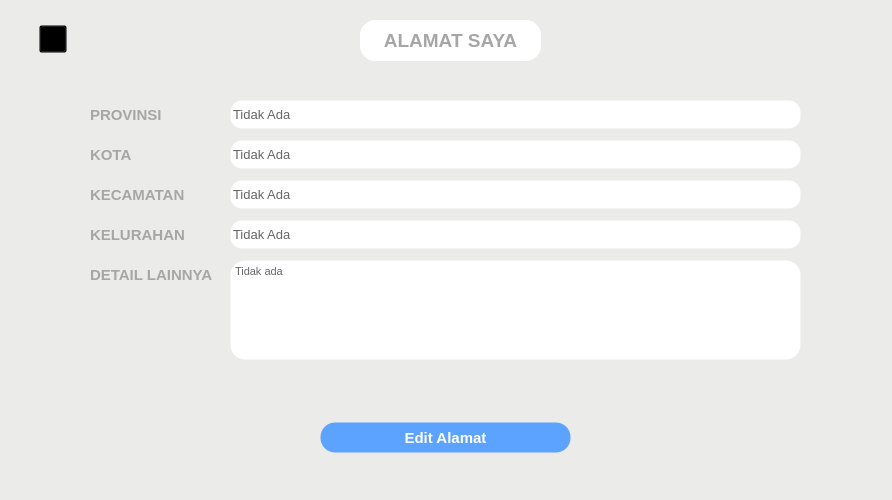
<?xml version="1.0" encoding="UTF-8"?>
<ui version="4.0">
 <class>form_alamatSy</class>
 <widget class="QWidget" name="form_alamatSy">
  <property name="geometry">
   <rect>
    <x>0</x>
    <y>0</y>
    <width>892</width>
    <height>500</height>
   </rect>
  </property>
  <property name="windowTitle">
   <string>ALAMAT SAYA</string>
  </property>
  <property name="windowIcon">
   <iconset resource="../Resources_rc/resources.qrc">
    <normaloff>:/LogoAndWindowsIcon/Aset/LogoIconSolusiku-final.png</normaloff>:/LogoAndWindowsIcon/Aset/LogoIconSolusiku-final.png</iconset>
  </property>
  <property name="styleSheet">
   <string notr="true">background-color: #ebebea;</string>
  </property>
  <widget class="QLabel" name="lb">
   <property name="geometry">
    <rect>
     <x>360</x>
     <y>20</y>
     <width>181</width>
     <height>41</height>
    </rect>
   </property>
   <property name="font">
    <font>
     <family>Nirmala UI</family>
     <pointsize>14</pointsize>
     <weight>75</weight>
     <bold>true</bold>
    </font>
   </property>
   <property name="styleSheet">
    <string notr="true">border: 1px solid #ffffff;
border-radius: 15px;
background-color: #ffffff;
color: #a6a6a6;</string>
   </property>
   <property name="text">
    <string>ALAMAT SAYA</string>
   </property>
   <property name="alignment">
    <set>Qt::AlignCenter</set>
   </property>
  </widget>
  <widget class="QLabel" name="label">
   <property name="geometry">
    <rect>
     <x>90</x>
     <y>93</y>
     <width>81</width>
     <height>31</height>
    </rect>
   </property>
   <property name="font">
    <font>
     <family>Nirmala UI</family>
     <pointsize>11</pointsize>
     <weight>75</weight>
     <bold>true</bold>
    </font>
   </property>
   <property name="styleSheet">
    <string notr="true">color: #a6a6a6;</string>
   </property>
   <property name="text">
    <string>PROVINSI</string>
   </property>
   <property name="alignment">
    <set>Qt::AlignBottom|Qt::AlignLeading|Qt::AlignLeft</set>
   </property>
  </widget>
  <widget class="QLabel" name="label_2">
   <property name="geometry">
    <rect>
     <x>90</x>
     <y>133</y>
     <width>81</width>
     <height>31</height>
    </rect>
   </property>
   <property name="font">
    <font>
     <family>Nirmala UI</family>
     <pointsize>11</pointsize>
     <weight>75</weight>
     <bold>true</bold>
    </font>
   </property>
   <property name="styleSheet">
    <string notr="true">color: #a6a6a6;</string>
   </property>
   <property name="text">
    <string>KOTA</string>
   </property>
   <property name="alignment">
    <set>Qt::AlignBottom|Qt::AlignLeading|Qt::AlignLeft</set>
   </property>
  </widget>
  <widget class="QLabel" name="label_3">
   <property name="geometry">
    <rect>
     <x>90</x>
     <y>173</y>
     <width>101</width>
     <height>31</height>
    </rect>
   </property>
   <property name="font">
    <font>
     <family>Nirmala UI</family>
     <pointsize>11</pointsize>
     <weight>75</weight>
     <bold>true</bold>
    </font>
   </property>
   <property name="styleSheet">
    <string notr="true">color: #a6a6a6;</string>
   </property>
   <property name="text">
    <string>KECAMATAN</string>
   </property>
   <property name="alignment">
    <set>Qt::AlignBottom|Qt::AlignLeading|Qt::AlignLeft</set>
   </property>
  </widget>
  <widget class="QLabel" name="label_4">
   <property name="geometry">
    <rect>
     <x>90</x>
     <y>213</y>
     <width>101</width>
     <height>31</height>
    </rect>
   </property>
   <property name="font">
    <font>
     <family>Nirmala UI</family>
     <pointsize>11</pointsize>
     <weight>75</weight>
     <bold>true</bold>
    </font>
   </property>
   <property name="styleSheet">
    <string notr="true">color: #a6a6a6;</string>
   </property>
   <property name="text">
    <string>KELURAHAN</string>
   </property>
   <property name="alignment">
    <set>Qt::AlignBottom|Qt::AlignLeading|Qt::AlignLeft</set>
   </property>
  </widget>
  <widget class="QLabel" name="label_5">
   <property name="geometry">
    <rect>
     <x>90</x>
     <y>253</y>
     <width>131</width>
     <height>31</height>
    </rect>
   </property>
   <property name="font">
    <font>
     <family>Nirmala UI</family>
     <pointsize>11</pointsize>
     <weight>75</weight>
     <bold>true</bold>
    </font>
   </property>
   <property name="styleSheet">
    <string notr="true">color: #a6a6a6;</string>
   </property>
   <property name="text">
    <string>DETAIL LAINNYA</string>
   </property>
   <property name="alignment">
    <set>Qt::AlignBottom|Qt::AlignLeading|Qt::AlignLeft</set>
   </property>
  </widget>
  <widget class="QPushButton" name="btnEdit_alamat">
   <property name="geometry">
    <rect>
     <x>320</x>
     <y>422</y>
     <width>251</width>
     <height>31</height>
    </rect>
   </property>
   <property name="font">
    <font>
     <family>Nirmala UI</family>
     <pointsize>11</pointsize>
     <weight>75</weight>
     <bold>true</bold>
    </font>
   </property>
   <property name="styleSheet">
    <string notr="true">border: 1px solid transparent;
border-radius: 15px;
background-color: #5ca2ff;
color: #ffffff;</string>
   </property>
   <property name="text">
    <string>Edit Alamat</string>
   </property>
  </widget>
  <widget class="QPushButton" name="btn_back">
   <property name="geometry">
    <rect>
     <x>39</x>
     <y>25</y>
     <width>28</width>
     <height>28</height>
    </rect>
   </property>
   <property name="styleSheet">
    <string notr="true">background-color:transparent;</string>
   </property>
   <property name="text">
    <string/>
   </property>
   <property name="icon">
    <iconset resource="../Resources_rc/resources.qrc">
     <normaloff>:/Images/Aset/btn_back_noBG.png</normaloff>:/Images/Aset/btn_back_noBG.png</iconset>
   </property>
   <property name="iconSize">
    <size>
     <width>28</width>
     <height>28</height>
    </size>
   </property>
  </widget>
  <widget class="QTextEdit" name="txtDetail">
   <property name="geometry">
    <rect>
     <x>230</x>
     <y>260</y>
     <width>571</width>
     <height>100</height>
    </rect>
   </property>
   <property name="font">
    <font>
     <family>Nirmala UI</family>
     <pointsize>10</pointsize>
    </font>
   </property>
   <property name="styleSheet">
    <string notr="true">border : 1px solid transparent;
border-radius : 15px;
background-color: white;
color: #666666;</string>
   </property>
   <property name="html">
    <string>&lt;!DOCTYPE HTML PUBLIC &quot;-//W3C//DTD HTML 4.0//EN&quot; &quot;http://www.w3.org/TR/REC-html40/strict.dtd&quot;&gt;
&lt;html&gt;&lt;head&gt;&lt;meta name=&quot;qrichtext&quot; content=&quot;1&quot; /&gt;&lt;style type=&quot;text/css&quot;&gt;
p, li { white-space: pre-wrap; }
&lt;/style&gt;&lt;/head&gt;&lt;body style=&quot; font-family:'Nirmala UI'; font-size:10pt; font-weight:400; font-style:normal;&quot;&gt;
&lt;p style=&quot; margin-top:0px; margin-bottom:0px; margin-left:0px; margin-right:0px; -qt-block-indent:0; text-indent:0px;&quot;&gt;&lt;span style=&quot; font-family:'MS Shell Dlg 2'; font-size:8.25pt;&quot;&gt;Tidak ada&lt;/span&gt;&lt;/p&gt;&lt;/body&gt;&lt;/html&gt;</string>
   </property>
   <property name="placeholderText">
    <string/>
   </property>
  </widget>
  <widget class="QLabel" name="shadow_blue">
   <property name="geometry">
    <rect>
     <x>0</x>
     <y>75</y>
     <width>892</width>
     <height>425</height>
    </rect>
   </property>
   <property name="styleSheet">
    <string notr="true">background-color: transparent;</string>
   </property>
   <property name="text">
    <string/>
   </property>
   <property name="pixmap">
    <pixmap resource="../Resources_rc/resources.qrc">:/Images/Aset/Shadow_blue.jpg</pixmap>
   </property>
   <property name="scaledContents">
    <bool>true</bool>
   </property>
  </widget>
  <widget class="QLineEdit" name="txtKell">
   <property name="geometry">
    <rect>
     <x>230</x>
     <y>220</y>
     <width>571</width>
     <height>29</height>
    </rect>
   </property>
   <property name="font">
    <font>
     <family>Nirmala UI</family>
     <pointsize>10</pointsize>
    </font>
   </property>
   <property name="styleSheet">
    <string notr="true">border : 1px solid transparent;
border-radius : 12px;
background-color: white;
color: #666666;</string>
   </property>
   <property name="text">
    <string>Tidak Ada</string>
   </property>
   <property name="alignment">
    <set>Qt::AlignLeading|Qt::AlignLeft|Qt::AlignVCenter</set>
   </property>
   <property name="placeholderText">
    <string/>
   </property>
  </widget>
  <widget class="QLineEdit" name="txtProvv">
   <property name="geometry">
    <rect>
     <x>230</x>
     <y>100</y>
     <width>571</width>
     <height>29</height>
    </rect>
   </property>
   <property name="font">
    <font>
     <family>Nirmala UI</family>
     <pointsize>10</pointsize>
    </font>
   </property>
   <property name="styleSheet">
    <string notr="true">border : 1px solid transparent;
border-radius : 12px;
background-color: white;
color: #666666;</string>
   </property>
   <property name="text">
    <string>Tidak Ada</string>
   </property>
   <property name="alignment">
    <set>Qt::AlignLeading|Qt::AlignLeft|Qt::AlignVCenter</set>
   </property>
   <property name="placeholderText">
    <string/>
   </property>
  </widget>
  <widget class="QLineEdit" name="txtKecc">
   <property name="geometry">
    <rect>
     <x>230</x>
     <y>180</y>
     <width>571</width>
     <height>29</height>
    </rect>
   </property>
   <property name="font">
    <font>
     <family>Nirmala UI</family>
     <pointsize>10</pointsize>
    </font>
   </property>
   <property name="styleSheet">
    <string notr="true">border : 1px solid transparent;
border-radius : 12px;
background-color: white;
color: #666666;</string>
   </property>
   <property name="text">
    <string>Tidak Ada</string>
   </property>
   <property name="alignment">
    <set>Qt::AlignLeading|Qt::AlignLeft|Qt::AlignVCenter</set>
   </property>
   <property name="placeholderText">
    <string/>
   </property>
  </widget>
  <widget class="QLineEdit" name="txtKotaa">
   <property name="geometry">
    <rect>
     <x>230</x>
     <y>140</y>
     <width>571</width>
     <height>29</height>
    </rect>
   </property>
   <property name="font">
    <font>
     <family>Nirmala UI</family>
     <pointsize>10</pointsize>
    </font>
   </property>
   <property name="styleSheet">
    <string notr="true">border : 1px solid transparent;
border-radius : 12px;
background-color: white;
color: #666666;</string>
   </property>
   <property name="text">
    <string>Tidak Ada</string>
   </property>
   <property name="alignment">
    <set>Qt::AlignLeading|Qt::AlignLeft|Qt::AlignVCenter</set>
   </property>
   <property name="placeholderText">
    <string/>
   </property>
  </widget>
  <zorder>shadow_blue</zorder>
  <zorder>lb</zorder>
  <zorder>label</zorder>
  <zorder>label_2</zorder>
  <zorder>label_3</zorder>
  <zorder>label_4</zorder>
  <zorder>label_5</zorder>
  <zorder>btnEdit_alamat</zorder>
  <zorder>btn_back</zorder>
  <zorder>txtDetail</zorder>
  <zorder>txtKell</zorder>
  <zorder>txtProvv</zorder>
  <zorder>txtKecc</zorder>
  <zorder>txtKotaa</zorder>
 </widget>
 <resources>
  <include location="../Resources_rc/resources.qrc"/>
 </resources>
 <connections/>
</ui>
